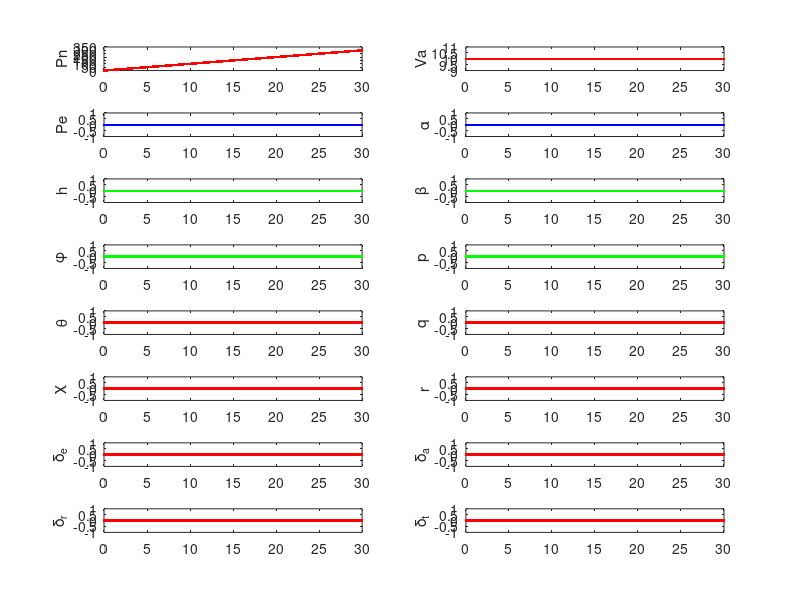

Source code (MATLAB):
function cplots()
%
%   M = readmatrix('nikstates.txt')
    M=importdata('nikstates.txt');
%   save('nikstates', 'M');
  
  figure(2);
  
  subplot(8,2,1)
  plot(M(:,1),M(:,2),'.-r');
  ylabel('Pn');
  
  subplot(8,2,2)
  plot(M(:,1),M(:,14),'.-r');
  ylabel('Va');
  
  subplot(8,2,3)
  plot(M(:,1),M(:,3),'.-b');
  ylabel('Pe');
  
  subplot(8,2,4)
  plot(M(:,1),(180/pi)*M(:,15),'.-b');
  ylabel('\alpha');
  
  subplot(8,2,5)
  plot(M(:,1),-M(:,4),'.-g');
   ylabel('h');
    
  subplot(8,2,6)
  plot(M(:,1),-(180/pi)*M(:,16),'.-g');
   ylabel('\beta');
  
  subplot(8,2,7)
  plot(M(:,1),(180/pi)*M(:,8),'.-g');
   ylabel('\phi');
    
  subplot(8,2,8)
  plot(M(:,1),(180/pi)*M(:,11),'.-g');
   ylabel('p');
  
  subplot(8,2,9)
  plot(M(:,1),(180/pi)*M(:,9),'.-r');
   ylabel('\theta');
    
  subplot(8,2,10)
  plot(M(:,1),(180/pi)*M(:,12),'.-r');
   ylabel('q');
    
  subplot(8,2,11)
  plot(M(:,1),(180/pi)*M(:,17),'.-r');
     ylabel('\chi');
    
  subplot(8,2,12)
  plot(M(:,1),(180/pi)*M(:,13),'.-r');
     ylabel('r');
    
  subplot(8,2,13)
  plot(M(:,1),(180/pi)*M(:,18),'.-r');  
     ylabel('\delta_e');
  
  subplot(8,2,14)
  plot(M(:,1),(180/pi)*M(:,19),'.-r');
       ylabel('\delta_a');
    
  subplot(8,2,15)
  plot(M(:,1),(180/pi)*M(:,20),'.-r');
       ylabel('\delta_r');
  
  subplot(8,2,16)
  plot(M(:,1),M(:,21),'.-r');
       ylabel('\delta_t');

%  for i=1:length(M)
%     % process inputs to function
%     pn          = M(i,2);             % North position (meters)
%     pe          = M(i,3);             % East position (meters)
%     h           = M(i,4);            % altitude (meters)
%     u           = M(i,5);             % body velocity along x-axis (meters/s)
%     v           = M(i,6);             % body velocity along y-axis (meters/s)
%     w           = M(i,7);             % body velocity along z-axis (meters/s)
%     phi         = M(i,8);      % roll angle (degrees)   
%     theta       = M(i,9);      % pitch angle (degrees)
%     psi         = M(i,10);             % yaw angle (radians)
%     p           = M(i,11);     % body angular rate along x-axis (degrees/s)
%     q           = M(i,12);     % body angular rate along y-axis (degrees/s)
%     r           = M(i,13);     % body angular rate along z-axis (degrees/s)
%     Va          = 0;            % airspeed (m/s)
%     alpha       = 0;     % angle of attack (degrees)
%     beta        = 0;     % side slip angle (degrees)
%     wn          = 0;            % wind in the North direction
%     we          = 0;            % wind in the East direction
%     wd          = 0;            % wind in the Down direction
%     pn_c        = 0;            % commanded North position (meters)
%     pe_c        = 0;            % commanded East position (meters)
%     h_c         = 0;            % commanded altitude (meters)
%     Va_c        = 0;            % commanded airspeed (meters/s)
%     alpha_c     = 0;     % commanded angle of attack (degrees)
%     beta_c      = 0;     % commanded side slip angle (degrees)
%     phi_c       = 0;     % commanded roll angle (degrees)   
%     theta_c     = 0;     % commanded pitch angle (degrees)
%     chi_c       = 0;     % commanded course (degrees)
%     p_c         = 0;     % commanded body angular rate along x-axis (degrees/s)
%     q_c         = 0;     % commanded body angular rate along y-axis (degrees/s)
%     r_c         = 0;     % commanded body angular rate along z-axis (degrees/s)
%     pn_hat      = 0;            % estimated North position (meters)
%     pe_hat      = 0;            % estimated East position (meters)
%     h_hat       = 0;            % estimated altitude (meters)
%     Va_hat      = 0;            % estimated airspeed (meters/s)
%     alpha_hat   = 0;     % estimated angle of attack (degrees)
%     beta_hat    = 0;     % estimated side slip angle (degrees)
%     phi_hat     = 0;     % estimated roll angle (degrees)   
%     theta_hat   = 0;     % estimated pitch angle (degrees)
%     chi_hat     = 0;     % estimated course (degrees)
%     p_hat       = 0;     % estimated body angular rate along x-axis (degrees/s)
%     q_hat       = 0;     % estimated body angular rate along y-axis (degrees/s)
%     r_hat       = 0;     % estimated body angular rate along z-axis (degrees/s)
% %    Vg_hat      = uu(43);            % estimated groundspeed
% %    wn_hat      = uu(44);            % estimated North wind
% %    we_hat      = uu(45);            % estimated East wind
% %    psi_hat     = 180/pi*uu(46);     % estimated heading
% %    bx_hat      = uu(47);            % estimated x-gyro bias
% %    by_hat      = uu(48);            % estimated y-gyro bias
% %    bz_hat      = uu(49);            % estimated z-gyro bias
%     delta_e     = 0;     % elevator angle (degrees)
%     delta_a     = 0;     % aileron angle (degrees)
%     delta_r     = 0;     % rudder angle (degrees)
%     delta_t     = 0;            % throttle setting (unitless)
%     t           = M(i,1);            % simulation time
%     
%     % compute course angle
%     chi = 180/pi*atan2(Va*sin(psi)+we, Va*cos(psi)+wn);
%     %Va = 50;
% 
% %     gamma_a = theta-alpha;
% %     gamma_a_c = theta_c-alpha_c;
% %     gamma_a_hat = theta_hat-alpha_hat;
%     
%     % define persistent variables 
%     persistent pn_handle
%     persistent pe_handle
%     persistent h_handle
%     persistent Va_handle
%     %persistent gamma_a_handle
%     persistent alpha_handle
%     persistent beta_handle
%     persistent phi_handle
%     persistent theta_handle
%     persistent chi_handle
%     persistent p_handle
%     persistent q_handle
%     persistent r_handle
%     persistent delta_e_handle
%     persistent delta_a_handle
%     persistent delta_r_handle
%     persistent delta_t_handle
%     
% 
%   % first time function is called, initialize plot and persistent vars
%     %if t==0
%         figure(2), clf
% 
%         subplot(8,2,1)
%         hold on
%         grid on
%         %plot(M(:,1), M(i,:),'--go');
%         %pn_handle = graph_y_yhat_yd(t, pn, pn_hat, pn_c, 'p_n', []);
%         
%         subplot(8,2,2)
%         hold on
%         grid on
%         Va_handle = graph_y_yhat_yd(t, Va, Va_hat, Va_c, 'V_a', []);
%         %gamma_a_handle = graph_y_yhat_yd(t, gamma_a, gamma_a_hat, gamma_a_c, '(\gamma)_a', []);
% 
%         subplot(8,2,3)
%         hold on
%         grid on
%         pe_handle = graph_y_yhat_yd(t, pe, pe_hat, pe_c, 'p_e', []);
% 
%         subplot(8,2,4)
%         hold on
%         grid on
%         alpha_handle = graph_y_yhat_yd(t, alpha, alpha_hat, alpha_c, '\alpha', []);
% 
%         subplot(8,2,5)
%         hold on
%         grid on
%         h_handle = graph_y_yhat_yd(t, h, h_hat, h_c, 'h', []);
% 
%         subplot(8,2,6)
%         hold on
%         grid on
%         beta_handle = graph_y_yhat_yd(t, beta, beta_hat, beta_c, '\beta', []);
% 
%         subplot(8,2,7)
%         hold on
%         grid on
%         phi_handle = graph_y_yhat_yd(t, phi, phi_hat, phi_c, '\phi', []);
%         
%         subplot(8,2,8)
%         hold on
%         grid on
%         p_handle = graph_y_yhat_yd(t, p, p_hat, p_c, 'p', []);
%         
%         subplot(8,2,9)
%         hold on
%         grid on
%         theta_handle = graph_y_yhat_yd(t, theta, theta_hat, theta_c, '\theta', []);
%         
%         subplot(8,2,10)
%         hold on
%         grid on
%         q_handle = graph_y_yhat_yd(t, q, q_hat, q_c, 'q', []);
%         
%         subplot(8,2,11)
%         hold on
%         grid on
%         chi_handle = graph_y_yhat_yd(t, chi, chi_hat, chi_c, '\chi', []);
%         
%         subplot(8,2,12)
%         hold on
%         grid on
%         r_handle = graph_y_yhat_yd(t, r, r_hat, r_c, 'r', []);
%         
%         subplot(8,2,13)
%         hold on
%         grid on
%         delta_e_handle = graph_y(t, delta_e, [], 'b');
%         ylabel('\delta_e')
%         
%         subplot(8,2,14)
%         hold on
%         grid on
%         delta_a_handle = graph_y(t, delta_a, [], 'b');
%         ylabel('\delta_a')
% 
%         subplot(8,2,15)
%         hold on
%         grid on
%         delta_r_handle = graph_y(t, delta_r, [], 'b');
%         ylabel('\delta_r')
%         
%         subplot(8,2,16)
%         hold on
%         grid on
%         delta_t_handle = graph_y(t, delta_t, [], 'b');
%         ylabel('\delta_t')
%         
%     % at every other time step, redraw state variables
% %     else 
% %        graph_y_yhat_yd(t, pn, pn_hat, pn_c, 'p_n', pn_handle);
% %        graph_y_yhat_yd(t, pe, pe_hat, pe_c, 'p_e', pe_handle);
% %        graph_y_yhat_yd(t, h, h_hat, h_c, 'h', h_handle);
% %        graph_y_yhat_yd(t, Va, Va_hat, Va_c, 'V_a', Va_handle);
% %        %graph_y_yhat_yd(t, gamma_a, gamma_a_hat, gamma_a_c, '(\gamma)_a', gamma_a_handle);
% %        graph_y_yhat_yd(t, alpha, alpha_hat, alpha_c, '\alpha', alpha_handle);
% %        graph_y_yhat_yd(t, beta, beta_hat, beta_c, '\beta', beta_handle);
% %        graph_y_yhat_yd(t, phi, phi_hat, phi_c, '\phi', phi_handle);
% %        graph_y_yhat_yd(t, theta, theta_hat, theta_c, '\theta', theta_handle);
% %        graph_y_yhat_yd(t, chi, chi_hat, chi_c, '\chi', chi_handle);
% %        graph_y_yhat_yd(t, p, p_hat, p_c, 'p', p_handle);
% %        graph_y_yhat_yd(t, q, q_hat, q_c, 'q', q_handle);
% %        graph_y_yhat_yd(t, r, r_hat, r_c, 'r', r_handle);
% %        graph_y(t, delta_e, delta_e_handle);
% %        graph_y(t, delta_a, delta_a_handle);
% %        graph_y(t, delta_r, delta_r_handle);
% %        graph_y(t, delta_t, delta_t_handle);
% %     end
%  end
% 
% 
% 
% 
% %%%%%%%%%%%%%%%%%%%%%%%%%%%%%%%%%%%%%%%%%%%%%%%%%%%%%%%%%%%%%%%%%%%%%%%%%%%%%
% % graph y with lable mylabel
% function handle = graph_y(t, y, handle, color)
%   
%   if isempty(handle)
%     handle    = plot(t,y,color);
%   else
%     set(handle,'Xdata',[get(handle,'Xdata'),t]);
%     set(handle,'Ydata',[get(handle,'Ydata'),y]);
%     %drawnow
%   end
% 
% %%%%%%%%%%%%%%%%%%%%%%%%%%%%%%%%%%%%%%%%%%%%%%%%%%%%%%%%%%%%%%%%%%%%%%%%%%%%%
% % graph y and yd with lable mylabel
% function handle = graph_y_yd(t, y, yd, lab, handle)
%   
%   if isempty(handle)
%     handle(1)    = plot(t,y,'b');
%     handle(2)    = plot(t,yd,'g--');
%     ylabel(lab)
%     set(get(gca, 'YLabel'),'Rotation',0.0);
%   else
%     set(handle(1),'Xdata',[get(handle(1),'Xdata'),t]);
%     set(handle(1),'Ydata',[get(handle(1),'Ydata'),y]);
%     set(handle(2),'Xdata',[get(handle(2),'Xdata'),t]);
%     set(handle(2),'Ydata',[get(handle(2),'Ydata'),yd]);
%     %drawnow
%   end
% 
% 
% 
% 
% %%%%%%%%%%%%%%%%%%%%%%%%%%%%%%%%%%%%%%%%%%%%%%%%%%%%%%%%%%%%%%%%%%%%%%%%%%%%%
% % plot the variable y in blue, its estimated value yhat in green, and its 
% % desired value yd in red, lab is the label on the graph
% function handle = graph_y_yhat_yd(t, y, yhat, yd, lab, handle)
%   
%   if isempty(handle)
%     handle(1)   = plot(t,y,'b');
%     handle(2)   = plot(t,yhat,'g--');
%     handle(3)   = plot(t,yd,'r-.');
%     ylabel(lab)
%     set(get(gca,'YLabel'),'Rotation',0.0);
%   else
%     set(handle(1),'Xdata',[get(handle(1),'Xdata'),t]);
%     set(handle(1),'Ydata',[get(handle(1),'Ydata'),y]);
%     set(handle(2),'Xdata',[get(handle(2),'Xdata'),t]);
%     set(handle(2),'Ydata',[get(handle(2),'Ydata'),yhat]);
%     set(handle(3),'Xdata',[get(handle(3),'Xdata'),t]);
%     set(handle(3),'Ydata',[get(handle(3),'Ydata'),yd]);     
%     %drawnow
%   end
% 
% %
% %=============================================================================
% % sat
% % saturates the input between high and low
% %=============================================================================
% %
% function out=sat(in, low, high)
% 
%   if in < low
%       out = low;
%   elseif in > high
%       out = high;
%   else
%       out = in;
%   end
% 
% % end sat  
% 
% 
